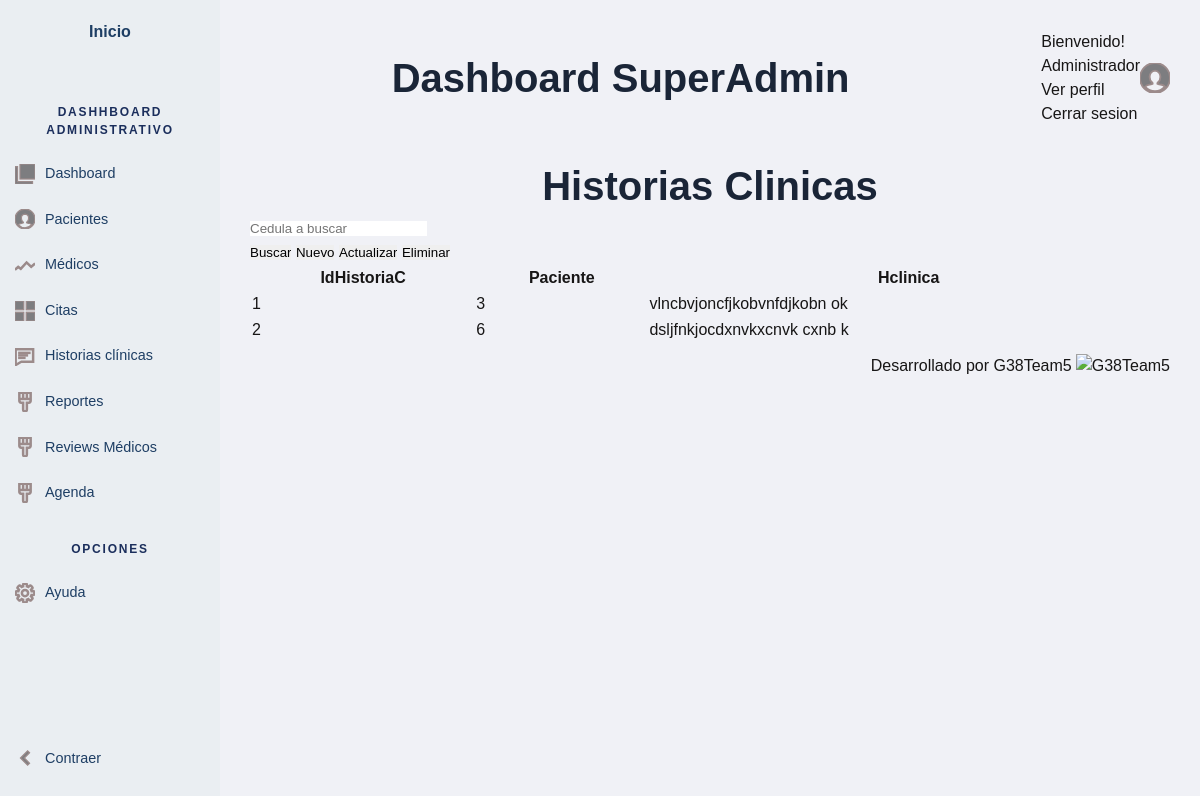
Screenshot of /inicio/iniciarSesion/administrador/hclinica with the database file from the repository.
### tables this page shows
CREATE TABLE HClinica (IdHistoriaC INTEGER PRIMARY KEY AUTOINCREMENT NOT NULL UNIQUE, Paciente INT NOT NULL REFERENCES Usuarios (IdUsuario), Hclinica STRING NOT NULL REFERENCES CITA (HistoriaClinica));

### app.py (the view, shortened to what this page needs)
@app.route("/inicio/iniciarSesion/administrador/hclinica",methods=['POST', 'GET'])
def administradordHClinica():
    columnas = []
    busqueda_columnas = db.get_columns_hclinica()
    for i in busqueda_columnas:
        columnas.append(f'{i}')
    hClinicas = []
    dbCitas = db.getHClinica()
    for row in dbCitas:
        hClinicas.append(row)
    if request.method == 'GET':
        return render_template("administradorHistoriaClinica.html",columnas=columnas,hClinicas=hClinicas)

### db.py (called while the page is built)
def sql_connection():
    try:
        if 'con' not in g:
            g.con = sqlite3.connect("HospitalMilitar.db")
        return g.con
    except Error:
        print(Error)

def get_columns_hclinica():
    strsql = 'select * from HClinica'
    con =sql_connection()
    cursor = con.cursor()
    cursor.execute(strsql)
    names = list(map(lambda x: x[0], cursor.description))
    return names

def getHClinica():
    strsql = "select * from HClinica"
    con =sql_connection()
    cursor = con.cursor()
    cursor.execute(strsql)
    response = cursor.fetchall()
    return response

### templates/administradorHistoriaClinica.html (shortened to what this page needs)
<!DOCTYPE html>
<html lang="en">
<head>
    <link rel="stylesheet" href="{{url_for('static', filename = '../static/css/administradorHistoriaClinica.css')}}">
</head>
<body>
    <header class="page-header">
        <nav>
            <a href="/inicio" class="nav-link"><b>Inicio</b></a>
        <ul class="admin-menu">
            <li class="menu-heading">
                <h3>Dashhboard Administrativo</h3>
            </li>
            <li>
                <a href="/inicio/iniciarSesion/administrador">
                    <svg>
                        <use xlink:href="#pages"></use>
                    </svg>
                    <span>Dashboard</span>
                </a>
            </li>
            <li>
                <a href="/inicio/iniciarSesion/administrador/paciente">
                    <svg>
                        <use xlink:href="#users"></use>
                    </svg>
                    <span>Pacientes</span>
                </a>
            </li>
            <li>
                <a href="/inicio/iniciarSesion/administrador/medico">
                    <svg>
                        <use xlink:href="#trends"></use>
                    </svg>
                    <span>Médicos</span>
                </a>
            </li>
            <li>
                <a href="/inicio/iniciarSesion/administrador/citas">
                    <svg>
                        <use xlink:href="#collection"></use>
                    </svg>
                    <span>Citas</span>
                </a>
            </li>
            <li>
                <a href="/inicio/iniciarSesion/administrador/hclinica">
                    <svg>
                        <use xlink:href="#comments"></use>
                    </svg>
                    <span>Historias clínicas</span>
                </a>
            </li>
            <li>
                <a href="#0">
                    <svg>
                        <use xlink:href="#appearance"></use>
                    </svg>
                    <span>Reportes</span>
                </a>
            </li>
            <li>
                <a href="#0">
                    <svg>
                        <use xlink:href="#appearance"></use>
                    </svg>
                    <span>Reviews Médicos</span>
                </a>
            </li>
            <li>
                <a href="/inicio/iniciarSesion/administrador/agenda">
                    <svg>
                        <use xlink:href="#appearance"></use>
                    </svg>
                    <span>Agenda</span>
                </a>
            </li>
            <li class="menu-heading">
                <h3>Opciones</h3>
            </li>
            <li>
                <a href=/inicio/iniciarSesion/administrador/ayuda>
                    <svg>
                        <use xlink:href="#options"></use>
                    </svg>
                    <span>Ayuda</span>
                </a>
            </li>
            <li>
                <div class="switch">
                </div>
                <button class="collapse-btn" aria-expanded="true" aria-label="collapse menu">
                    <svg aria-hidden="true">
                        <use xlink:href="#collapse"></use>
                    </svg>
                    <span>Contraer</span>
                </button>
            </li>
        </ul>
        </nav>
    </header>
    <section class="page-content">
        <section class="search-and-user">
            <h1>Dashboard SuperAdmin</h1>
            <div class="admin-profile" id="header">
                <div id="userbar">
                    <div><span>Bienvenido!</span></div>
                    <div><span class="username">Administrador</span></div>
                    <div><a href="/edit-profile.html">Ver perfil</a></div>
                    <div><a href="https://www.Hospitalmilitar.com/_ah/logout?...">Cerrar sesion</a></div>
                </div>
                <div class="notifications">
                    <svg>
                        <use xlink:href="#users"></use>
                    </svg>
                </div>
            </div>
        </section>
        <div>
            <section class="contenedor-formato-tabla">
                <div class="contenedor">
                    <h1>Historias Clinicas</h1>
                    <form action="/inicio/iniciarSesion/administrador/hclinica" method='POST'>
                        <div class="input-contenedor">
                            <input type="text" name="cedula" placeholder="Cedula a buscar">
                        </div>
                        <input type="submit" value="Buscar" class="button1" onclick="validaciondashboardmedico() ">
                        <input type="button" value="Nuevo" class="button2" onclick="location='/inicio/iniciarSesion/administrador/medico/registroMedico'" />
                        <input type="button" value="Actualizar" class="button1" onclick="location=''" />
                        <input type="button" value="Eliminar" class="button2" onclick="location=''" />
                    </form>
                </div>
            </section>
            <div class="table">
                <table style="width:100%">
                    <tr>
                        {% for item in columnas%}
                        <th>{{ item }}</th>
                        {% endfor %}
                    </tr>
                    {% for hclinica in hClinicas%}
                    <tr>
                        {% for item in hclinica%}
                        <td>{{ item }}</td>
                        {% endfor %}
                    </tr>
                    {% endfor %}
                  </table>
            </div>
        </div>
        <footer class="page-footer">
            <span>Desarrollado por G38Team5 </span>
            <a href="https://georgemartsoukos.com/" target="_blank">
                <img width="24" height="24" src="https://assets.codepen.io/162656/george-martsoukos-small-logo.svg"
                    alt="G38Team5">
            </a>
        </footer>
    </section>
</body>
</html>

### static/css/administradorHistoriaClinica.css (style rules this page uses)
:root { --page-header-bgColor:#eaeef2 ; --page-header-bgColor-hover: #46556f; --page-header-txtColor: #1e3e64; --page-header-headingColor: #1b2e5c; --page-header-width: 220px; --page-content-bgColor: #f0f1f6; --page-content-txtColor: #171616; --page-content-blockColor: #fff; --white: #fff; --black: #333; --blue: #26e2df; --red: #ec1848; --border-radius: 4px; --box-shadow: 0 0 10px -2px rgba(0, 0, 0, 0.075); --switch-bgLightModeColor: #87cefa; --switch-sunColor: gold; --switch-moonColor: #f4f4f4; --switch-bgDarkModeColor: #1f1f27; }
* { padding: 0; margin: 0; box-sizing: border-box; font-family: 'Montserrat', sans-serif; }
ul { list-style: none; }
h1 { text-align: center; color: #1a2537; font-size: 40px; }
nav { text-align: center; }
a, button { color: inherit; }
a { text-decoration: none; }
button { background: none; cursor: pointer; }
input { -webkit-appearance: none; }
button, input { border: none; }
svg { display: block; }
body { font: 16px/1.5 "Lato", sans-serif; }
.page-header { position: fixed; top: 0; left: 0; right: 0; bottom: 0; overflow: auto; padding-top: 20px; width: var(--page-header-width); color: var(--page-header-txtColor); background: var(--page-header-bgColor); }
.page-header nav { display: flex; flex-direction: column; min-height: 100%; }
.page-header .admin-menu { display: flex; flex-direction: column; flex-grow: 1; margin-top: 35px; }
.page-header .admin-menu li:nth-last-child(2) { margin-bottom: 35px; }
.page-header .admin-menu li:last-child { margin-top: auto; margin-bottom: 20px; }
.page-header .admin-menu li > * { width: 100%; padding: 12px 15px; }
.page-header .admin-menu .menu-heading h3 { text-transform: uppercase; letter-spacing: 0.15em; font-size: 12px; margin-top: 12px; color: var(--page-header-headingColor); }
.page-header .admin-menu svg { width: 20px; height: 20px; fill: var(--page-header-txtColor); margin-right: 10px; }
.page-header .admin-menu a, .page-header .admin-menu button { display: flex; align-items: center; font-size: 0.9rem; }
.page-content { position: relative; left: var(--page-header-width); width: calc(100% - var(--page-header-width)); min-height: 100vh; padding: 30px; color: var(--page-content-txtColor); background: var(--page-content-bgColor); }
.search-and-user { display: grid; grid-template-columns: 1fr auto; grid-column-gap: 50px; align-items: center; background: var(--page-content-bgColor); margin-bottom: 30px; }
.search-and-user ::placeholder { color: var(--page-content-txtColor); }
.search-and-user .admin-profile { display: flex; align-items: center; }
.search-and-user .admin-profile svg { width: 30px; height: 30px; }
.search-and-user .admin-profile .notifications { position: relative; }
.page-footer { font-size: 1rem; display: flex; align-items: center; justify-content: flex-end; margin-top: 10px; }
.page-footer a { margin-left: 4px; }

### rows the page displays
HClinica: hclinica "1" "3", Hclinica "vlncbvjoncfjkobvnfdjkobn ok"
HClinica: hclinica "2" "6", Hclinica "dsljfnkjocdxnvkxcnvk cxnb k"

### other values shown
{{ item }} "IdHistoriaC" "Paciente" "Hclinica"
